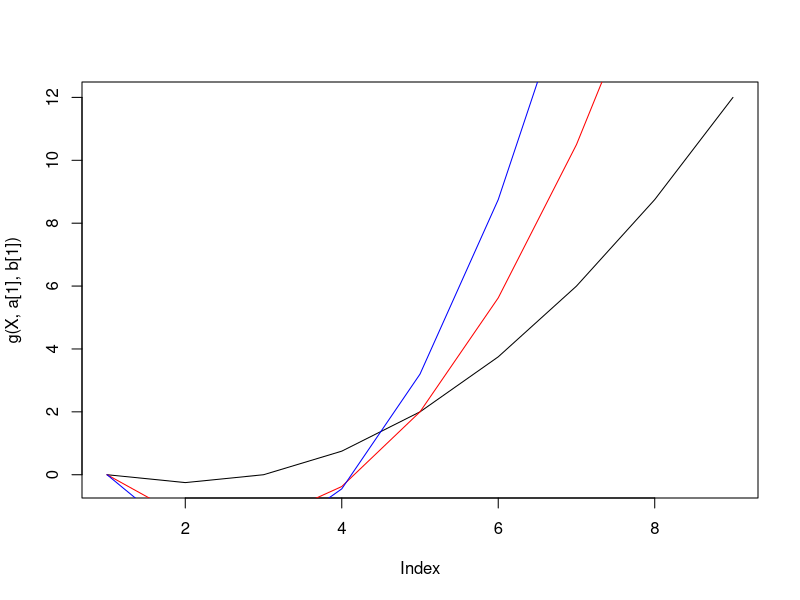
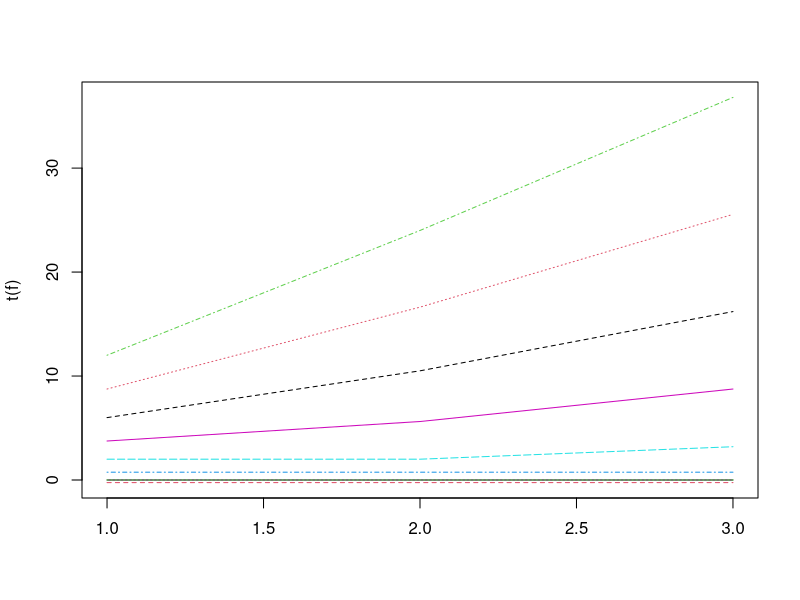
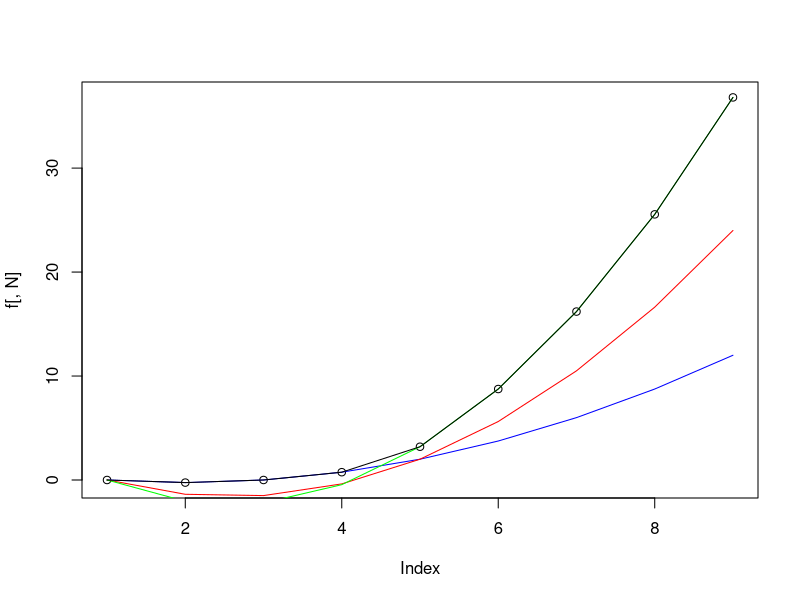

Recreate these plots in R, in order.
g <- function(x, a, b){
  return(a * x^2 + b*x)
}

N <- 3

a <- matrix(N, 1)
b <- matrix(N, 1)

# consider a case with two function
a[1] <- 1
a[2] <- 2.5
a[3] <- 3.8

b[1] <- -1
b[2] <- -4
b[3] <- -6

Delta <- 0.5
X <- seq(0, 4, Delta)

plot(g(X, a[1], b[1]), type = 'l')
lines(g(X, a[2], b[2]), col = 'red')
lines(g(X, a[3], b[3]), col = 'blue')

R <- length(X)

f <- matrix(NA, R, N)
xnMaximizingFunction <- matrix(NA, R, N)

# at the beginning we assume that the full value of each x goes to the 1st function
xnMaximizingFunction[,1] <- X
# we evaluate the first function for each x
f[,1] <- g(X, a[1], b[1])

# we are iterating over the number of function type, so components in the sum
for ( k in 2:N){
  # ... and the number of values to evaluate the function in the domain
  for (l in 1:R){
    
    print(paste('function evaluated for for x = ', toString(X[l])) )
    
    x <- X[l]
    
    auxiliaryRecord <- matrix(NA, l , 1)
    
    # ... and for each value x[l] we check all the possible combination of g(d*delta, k) + f(x-d*delta, k-1), 
    # ...where k-1 corresponds to the value of function achieved over the types 1 to k-1
    for (d in 0 : ( l - 1 ) ){
      
      print(paste('we check x_n = ', toString(k * Delta) ) )
      # which(X == x - d * Delta) denotes the index giving the proper value of function f associated with x - d * Delta
      if ( (x - d * Delta) %in% X){
        auxiliaryRecord[d + 1, 1] <- g(d * Delta, a[k], b[k]) + f[which(X == x - d * Delta ), k-1]
      }
    }
    
    argMax <- which(auxiliaryRecord == max(auxiliaryRecord, na.rm = TRUE) )
    
    xnMaximizingFunction[l, k] <- max(X[argMax])
    
    if ( !( xnMaximizingFunction[l, k] == 0) ){
      xnMaximizingFunction[l, k-1] <- 0
    }
    
    # get the aux f[,2] value
    f[l, k] <- max(auxiliaryRecord, na.rm = TRUE)
  }
  
}

# check the obtained solution with the 
#  plot(f[,1] + f[,2], col = 'red')
# against the original problem

matplot(t(f), type = 'l')

# the optimal vs the components
plot(f[,N])

lines( g(X, a[1], b[1]), col = 'blue')
lines( g(X, a[2], b[2]), col = 'red')
lines( g(X, a[3], b[3]), col = 'green')
lines(f[,N])

print(xnMaximizingFunction)




